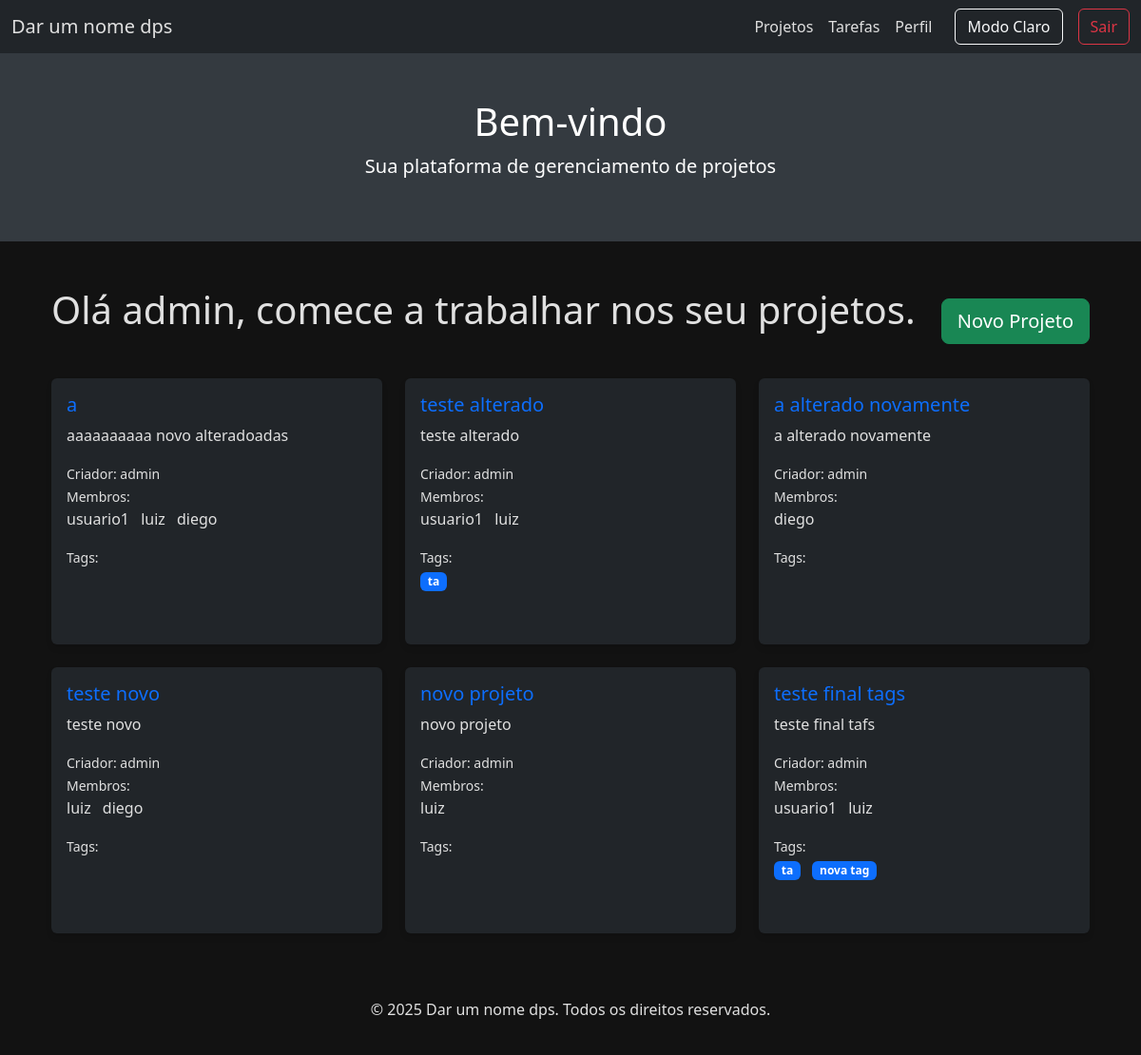
The app's page / (signed in) with its own data.
### controle_tarefa/models.py (models this page shows, shortened)
class Projeto(models.Model):
    nome = models.CharField(max_length=200)
    descricao = models.TextField(blank=True, null=True)
    criador = models.ForeignKey(User, on_delete=models.CASCADE, related_name='projetos_criados')
    membros = models.ManyToManyField(User, related_name='projetos', blank=True)
    data_criacao = models.DateTimeField(auto_now_add=True)
    tags = models.ManyToManyField(Tag, related_name='projetos', blank=True)

class Tag(models.Model):
    nome = models.CharField(max_length=50, unique=True)

### controle_tarefa/views.py (the view)
# urls.py: path('', views.projetos, name='projetos'),
@login_required(login_url='/auth/login')
def projetos(request):
    usuario_logado = request.user
    projetos_do_usuario = Projeto.objects.filter(criador=usuario_logado) | Projeto.objects.filter(membros=usuario_logado)
    projetos_do_usuario = projetos_do_usuario.distinct()
    template = loader.get_template('projetos.html')
    return HttpResponse(template.render({'user': usuario_logado, 'projetos_do_usuario': projetos_do_usuario}))

### controle_tarefa/templates/projetos.html (shortened to what this page needs)
{% extends 'base.html' %}
{% block content %}
<div class="container my-5">
    <div class="d-flex justify-content-between align-items-center mb-4">
        <h1 class="mb-4">Olá {{ user.username }}, comece a trabalhar nos seu projetos.</h1>
        <a href="{% url 'projeto_adicionar' %}" class="btn btn-success btn-lg">
             Novo Projeto
        </a>
    </div>
    <div class="row gy-4">
        {% for projeto in projetos_do_usuario %}
        <div class="col-md-4">
            <div class="card h-100">
                <div class="card-body">
                    <h5 class="card-title">
                        <a href="{% url 'projeto_detalhes' projeto.id %}" class="text-decoration-none">{{ projeto.nome }}</a>
                    </h5>
                    <p class="card-text">{{ projeto.descricao }}</p>
                    <div>
                        <small>Criador: {{ projeto.criador.username }}</small>
                        <br>
                        <small>Membros:</small>
                        <ul class="list-inline">
                            {% for membro in projeto.membros.all %}
                            <li class="list-inline-item">{{ membro.username }}</li>
                            {% endfor %}
                        </ul>
                        <small>Tags:</small>
                        <ul class="list-inline">
                            {% for tag in projeto.tags.all %}
                            <li class="list-inline-item badge bg-primary">{{ tag.nome }}</li>
                            {% endfor %}
                        </ul>
                    </div>
                </div>
            </div>
        </div>
        {% endfor %}
    </div>
</div>
{% endblock %}

### staticfiles/styles.css (style rules this page uses)
:root { --bg-color-dark: #121212; --text-color-dark: #e0e0e0; --navbar-color-dark: #212529; --card-bg-color-dark: #212529; --bg-color-light: #f8f9fa; --text-color-light: #212529; --navbar-color-light: #e9ecef; --card-bg-color-light: #ffffff; }
body { background-color: var(--bg-color-dark); color: var(--text-color-dark); transition: background-color 0.3s, color 0.3s; }
.card { background-color: var(--card-bg-color-dark); border: none; box-shadow: 0 4px 6px rgba(0, 0, 0, 0.1); margin-bottom: 1.5rem; color: var(--text-color-dark); }

### records on screen
Projeto: nome "a", descricao "aaaaaaaaaa novo alteradoadas", criador.username "admin"
Projeto: nome "teste alterado", descricao "teste alterado", criador.username "admin"
Tag: nome "ta"
Projeto: nome "a alterado novamente", descricao "a alterado novamente", criador.username "admin"
Projeto: nome "teste novo", descricao "teste novo", criador.username "admin"
Projeto: nome "novo projeto", descricao "novo projeto", criador.username "admin"
Projeto: nome "teste final tags", descricao "teste final tafs", criador.username "admin"
Tag: nome "nova tag"

### other values on screen
{{ user.username }} "admin"
{{ membro.username }} "usuario1"
{{ membro.username }} "luiz"
{{ membro.username }} "diego"
